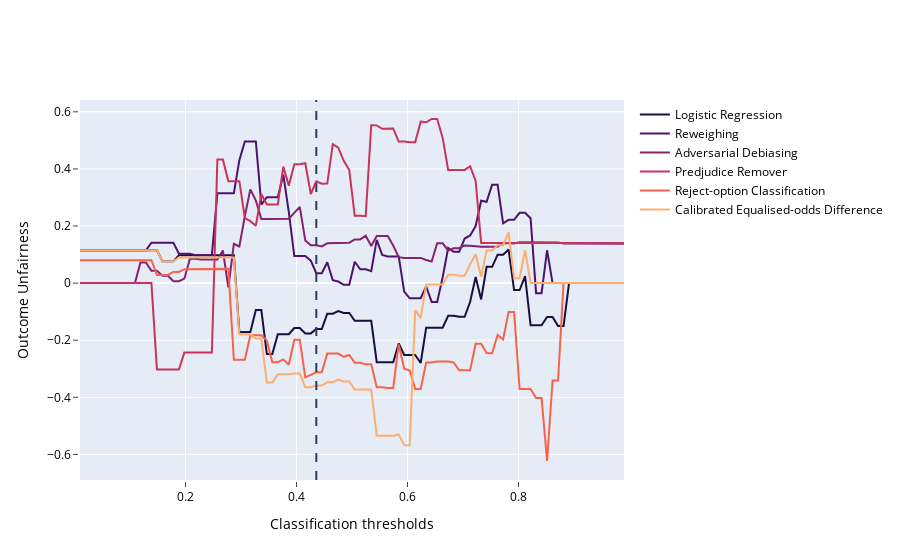

Write notebook code for a chart like this one.
### Code cell
out_unf_files = {'Files' : ['LR_outcome_unfair_arr.json', 'RW_outcome_unfair_arr.json', 'AD_outcome_unfair_arr.json', 
    'PR_outcome_unfair_arr.json', 'ROC_outcome_unfair_arr.json', 'CEOD_outcome_unfair_arr.json'], 
    'Names': ['Logistic Regression', 'Reweighing', 'Adversarial Debiasing', 'Predjudice Remover', 
    'Reject-option Classification', 'Calibrated Equalised-odds Difference']}
plot_plotly_graphs(metric = 'Outcome Unfairness', filenames = out_unf_files, filepath = 'out_unf_plotly.html')
